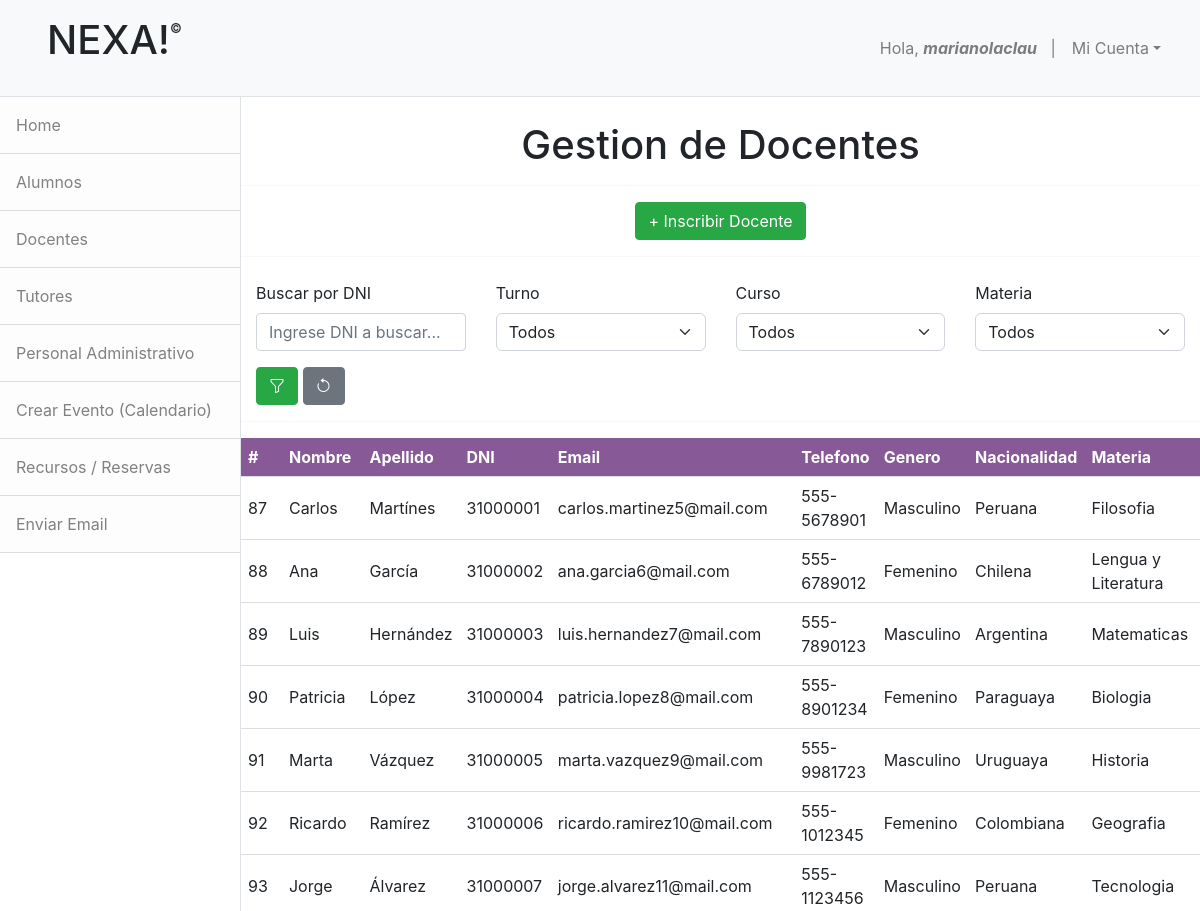
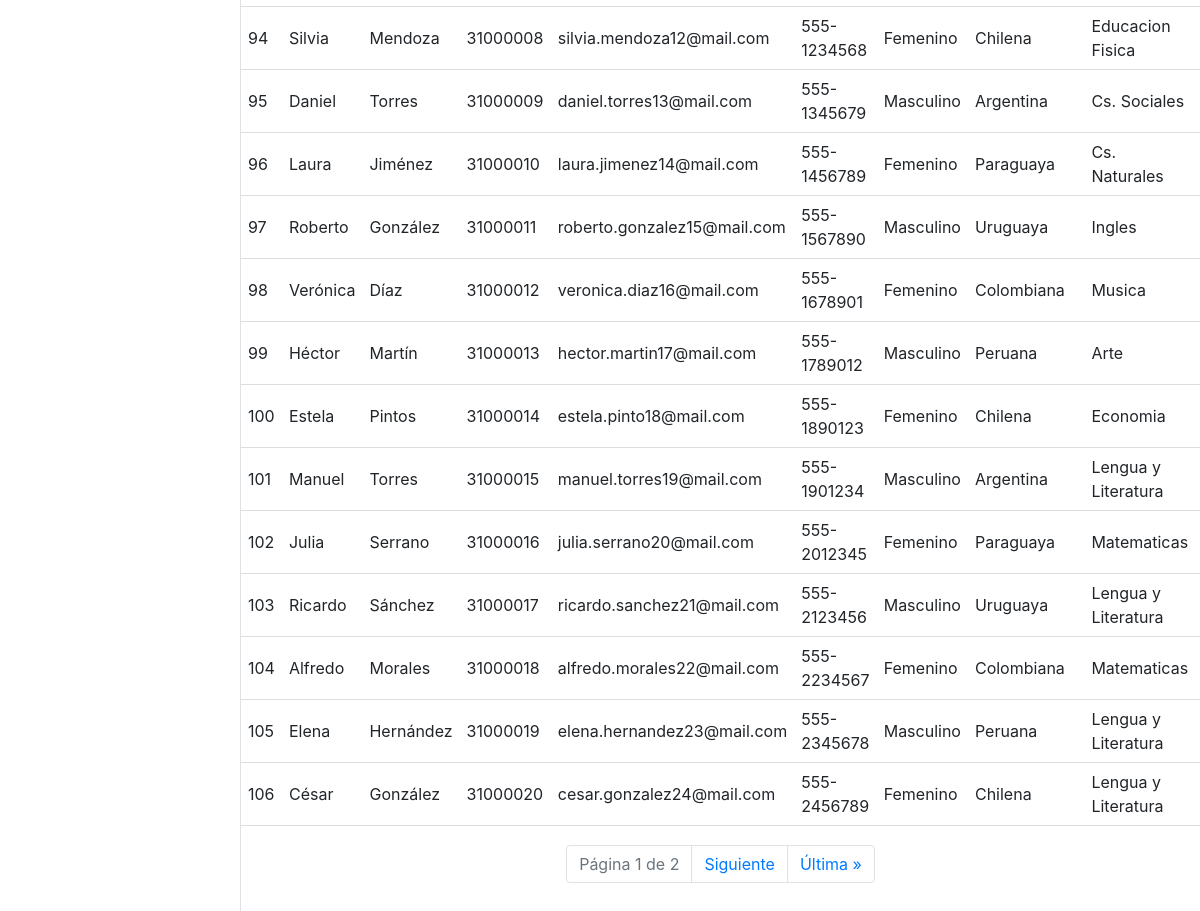
/lista_docente/ (signed in), run on the app's committed database (2 pictures, top to bottom).
### apps/administracion/models.py (models this page shows, shortened)
class Docente(models.Model):
    materia = models.ForeignKey('inscripciones.Materia',on_delete=models.CASCADE)
    nombre = models.CharField(max_length=50,null=False,blank=False)
    apellido = models.CharField(max_length=50,null=False,blank=False)
    email = models.EmailField()
    direccion = models.CharField(max_length=50,null=False,blank=False)
    genero = models.ForeignKey(Genero,on_delete=models.CASCADE)
    dni = models.CharField(max_length=20, unique=True)
    nacionalidad = models.ForeignKey(Nacionalidad,on_delete=models.CASCADE)
    telefono = models.CharField(max_length=80)
    turno = models.ForeignKey(Turno,on_delete=models.CASCADE)
    curso = models.ForeignKey('inscripciones.Curso',on_delete=models.CASCADE)

class Genero(models.Model):
    tipo = models.CharField(max_length=50,null=False,blank=False)
    def __str__(self):
        return self.tipo

class Nacionalidad(models.Model):
    pais = models.CharField(max_length=50,null=False,blank=False)
    def __str__(self):
        return self.pais

### apps/inscripciones/models.py (models this page shows)
class Materia(models.Model):
    nombre = models.CharField(max_length=50,null=False,blank=False)
    curso = models.ForeignKey(Curso,on_delete=models.CASCADE)
    def __str__(self):
        return self.nombre

### apps/inscripciones/views.py (the view)
# urls.py: path('lista_docente/',ViewDocente.as_view(),name='lista_docente'),
class ViewDocente(LoginRequiredMixin,ListView):
    model = Docente
    template_name = 'inscripcion/lista_docentes.html'
    context_object_name = 'docentes'
    paginate_by = 20
    def get_queryset(self):
        queryset = super().get_queryset()
        query = self.request.GET.get('buscar', '')
        turno_id = self.request.GET.get('turno', '')
        curso_id = self.request.GET.get('curso', '')
        materia_id = self.request.GET.get('materia','')
        if query:
            queryset = queryset.filter(dni__icontains=query)
        if turno_id:
            queryset = queryset.filter(turno_id=turno_id)
        if curso_id:
            queryset = queryset.filter(curso_id=curso_id)
        if materia_id:
            queryset = queryset.filter(materia_id=materia_id)
        queryset = queryset.select_related('turno', 'curso', 'genero','materia') # Relacionamos los modelos para obtener filtros combinados
        return queryset
    def get_context_data(self, **kwargs):
        context = super().get_context_data(**kwargs)
        context['cursos'] = Curso.objects.all()
        context['turnos'] = Turno.objects.all()
        context['materias'] = Materia.objects.all()
        context['buscar'] = self.request.GET.get('buscar', '')
        context['curso_id'] = self.request.GET.get('curso', '')
        context['turno_id'] = self.request.GET.get('turno', '')
        context['materia_id'] = self.request.GET.get('materia','')
        return context

### apps/administracion/models.py (called while the page is built)
    def __str__(self):
        return self.turno

### apps/inscripciones/models.py (called while the page is built)
    def __str__(self):
        return f"{self.año},{self.division}"

### apps/inscripciones/templates/inscripcion/lista_docentes.html (shortened to what this page needs)
{% extends 'base.html' %}
{% block nav %}
    {% include 'administracion/base_admin.html' %}
{% endblock %}
{% block content %}
    <center><br><h1>Gestion de Docentes</h1></center>
    <hr>
    <center><a href="{% url 'agregar_docente' %}" class="btn btn-success">+ Inscribir Docente</a></center>
    <hr>
    <div class="container mt-4">
        <form method="get" class="row g-3">
            <div class="col-md-3">
                <label for="buscar" class="form-label">Buscar por DNI</label>
                <input type="text" id="buscar" name="buscar" value="{{ buscar }}" placeholder="Ingrese DNI a buscar..." class="form-control">
            </div>
            <div class="col-md-3">
                <label for="turno" class="form-label">Turno</label>
                <select id="turno" name="turno" class="form-select">
                    <option value="" {% if not turno_id %}selected{% endif %}>Todos</option>
                </select>
            </div>
            <div class="col-md-3">
                <label for="curso" class="form-label">Curso</label>
                <select id="curso" name="curso" class="form-select">
                    <option value="" {% if not curso_id %}selected{% endif %}>Todos</option>
                </select>
            </div>
            <div class="col-md-3">
                <label for="materia" class="form-label">Materia</label>
                <select id="materia" name="materia" class="form-select">
                    <option value="" {% if not materia_id %}selected{% endif %}>Todos</option>
                </select>
            </div>
            <div class="col-12">
                <button type="submit" class="btn btn-success"><i class="bi bi-funnel"></i></button>
                <a href="{% url 'lista_docente' %}" class="btn btn-secondary"><i class="bi bi-arrow-counterclockwise"></i></a>
            </div>
        </form>
    </div>
    <hr>
    <table>
        <thead>
            <tr>
                <th>#</th>
                <th>Nombre</th>
                <th>Apellido</th>
                <th>DNI</th>
                <th>Email</th>
                <th>Telefono</th>
                <th>Genero</th>
                <th>Nacionalidad</th>
                <th>Materia</th>
                <th>Curso</th>
            </tr>
        </thead>
        <tbody>
            {% for objeto in docentes %}
                <tr>
                    <td>{{ objeto.id }}</td>
                    <td>{{ objeto.nombre }}</td>
                    <td>{{ objeto.apellido }}</td>
                    <td>{{ objeto.dni }}</td>
                    <td>{{ objeto.email }}</td>
                    <td>{{ objeto.telefono }}</td>
                    <td>{{ objeto.genero }}</td>
                    <td>{{ objeto.nacionalidad }}</td>
                    <td>{{ objeto.materia }}</td>
                    <td>{{ objeto.curso }}</td>
                </tr>
            {% endfor %}
        </tbody>
    </table>
    <nav>
        <ul class="pagination justify-content-center">
            <li class="page-item disabled">
                <span class="page-link">Página {{ page_obj.number }} de {{ page_obj.paginator.num_pages }}</span>
            </li>
            {% if page_obj.has_next %}
                <li class="page-item">
                    <a class="page-link" href="?page={{ page_obj.next_page_number }}">Siguiente</a>
                </li>
                <li class="page-item">
                    <a class="page-link" href="?page={{ page_obj.paginator.num_pages }}">Última &raquo;</a>
                </li>
            {% endif %}
        </ul>
    </nav>
    <br><br>
{% endblock %}

### apps/home/templates/base.html (shortened to what this page needs)
<!DOCTYPE html>
<html lang="en">
    <head>
        {% load static %}
        <link href="{% static 'home/css/bootstrap.css' %}" rel="stylesheet" />
        <link rel="stylesheet" href="https://cdn.jsdelivr.net/npm/bootstrap@5.2.3/dist/css/bootstrap.min.css">
        <link href="https://stackpath.bootstrapcdn.com/bootstrap/4.5.2/css/bootstrap.min.css" rel="stylesheet">
        <link href="{% static 'home/css/estilos.css' %}" rel="stylesheet" />
        <link href="{% static 'calendario/css/estilos.css' %}" rel="stylesheet" />
        <link href="{% static 'inscripciones/css/estilos.css' %}" rel="stylesheet" />
        <link href="https://cdn.jsdelivr.net/npm/bootstrap-icons/font/bootstrap-icons.css" rel="stylesheet">
    </head>
    <body>
        <nav class="navbar navbar-expand-lg navbar-light bg-light border-bottom">
            <div class="container-fluid">
                <h2><a href="#" class="nav-link"><h1>NEXA!<sup style="font-size:small;vertical-align: super;">&copy;</sup></h1>
                </a></h2>
               <div class="collapse navbar-collapse" id="navbarSupportedContent">
                    <ul class="navbar-nav ms-auto mt-2 mt-lg-0">
                        <li class="nav-item"><a class="nav-link" href="#!">Hola, <strong><em>{{user.username}}</em></strong>&nbsp;&nbsp;&nbsp;|</a></li>
                        <li class="nav-item dropdown">
                            <a class="nav-link dropdown-toggle" id="navbarDropdown" href="#" role="button" data-bs-toggle="dropdown" aria-haspopup="true" aria-expanded="false">Mi Cuenta</a>
                        </li>
                    </ul>
                </div>
            </div>
        </nav>
        <div class="d-flex" id="wrapper">
            {% block nav %}{% endblock %}
            <div id="page-content-wrapper">
                {% block content %}
                {% endblock %}
            </div>
        </div>
    </body>
</html>

### apps/inscripciones/static/inscripciones/css/estilos.css (style rules this page uses)
table { width: 90%; border-collapse: separate; border-spacing: 0; margin: auto; overflow: hidden; margin-bottom: 2%; }
th, td { text-align: left; border-bottom: 1px solid #ddd; padding: 7px; }
th { background-color: #480361a7; color: white; }

### data on the page
Docente: id "87", nombre "Carlos", apellido "Martínes", dni "31000001", email "carlos.martinez5@mail.com", telefono "555-5678901", genero "Masculino", nacionalidad "Peruana", materia "Filosofia"
Docente: id "88", nombre "Ana", apellido "García", dni "31000002", email "ana.garcia6@mail.com", telefono "555-6789012", genero "Femenino", nacionalidad "Chilena", materia "Lengua y Literatura"
Docente: id "89", nombre "Luis", apellido "Hernández", dni "31000003", email "luis.hernandez7@mail.com", telefono "555-7890123", genero "Masculino", nacionalidad "Argentina", materia "Matematicas"
Docente: id "90", nombre "Patricia", apellido "López", dni "31000004", email "patricia.lopez8@mail.com", telefono "555-8901234", genero "Femenino", nacionalidad "Paraguaya", materia "Biologia"
Docente: id "91", nombre "Marta", apellido "Vázquez", dni "31000005", email "marta.vazquez9@mail.com", telefono "555-9981723", genero "Masculino", nacionalidad "Uruguaya", materia "Historia"
Docente: id "92", nombre "Ricardo", apellido "Ramírez", dni "31000006", email "ricardo.ramirez10@mail.com", telefono "555-1012345", genero "Femenino", nacionalidad "Colombiana", materia "Geografia"
Docente: id "93", nombre "Jorge", apellido "Álvarez", dni "31000007", email "jorge.alvarez11@mail.com", telefono "555-1123456", genero "Masculino", nacionalidad "Peruana", materia "Tecnologia"
Docente: id "94", nombre "Silvia", apellido "Mendoza", dni "31000008", email "silvia.mendoza12@mail.com", telefono "555-1234568", genero "Femenino", nacionalidad "Chilena", materia "Educacion Fisica"
Docente: id "95", nombre "Daniel", apellido "Torres", dni "31000009", email "daniel.torres13@mail.com", telefono "555-1345679", genero "Masculino", nacionalidad "Argentina", materia "Cs. Sociales"
Docente: id "96", nombre "Laura", apellido "Jiménez", dni "31000010", email "laura.jimenez14@mail.com", telefono "555-1456789", genero "Femenino", nacionalidad "Paraguaya", materia "Cs. Naturales"
Docente: id "97", nombre "Roberto", apellido "González", dni "31000011", email "roberto.gonzalez15@mail.com", telefono "555-1567890", genero "Masculino", nacionalidad "Uruguaya", materia "Ingles"
Docente: id "98", nombre "Verónica", apellido "Díaz", dni "31000012", email "veronica.diaz16@mail.com", telefono "555-1678901", genero "Femenino", nacionalidad "Colombiana", materia "Musica"
Docente: id "99", nombre "Héctor", apellido "Martín", dni "31000013", email "hector.martin17@mail.com", telefono "555-1789012", genero "Masculino", nacionalidad "Peruana", materia "Arte"
Docente: id "100", nombre "Estela", apellido "Pintos", dni "31000014", email "estela.pinto18@mail.com", telefono "555-1890123", genero "Femenino", nacionalidad "Chilena", materia "Economia"
Docente: id "101", nombre "Manuel", apellido "Torres", dni "31000015", email "manuel.torres19@mail.com", telefono "555-1901234", genero "Masculino", nacionalidad "Argentina", materia "Lengua y Literatura"
Docente: id "102", nombre "Julia", apellido "Serrano", dni "31000016", email "julia.serrano20@mail.com", telefono "555-2012345", genero "Femenino", nacionalidad "Paraguaya", materia "Matematicas"
Docente: id "103", nombre "Ricardo", apellido "Sánchez", dni "31000017", email "ricardo.sanchez21@mail.com", telefono "555-2123456", genero "Masculino", nacionalidad "Uruguaya", materia "Lengua y Literatura"
Docente: id "104", nombre "Alfredo", apellido "Morales", dni "31000018", email "alfredo.morales22@mail.com", telefono "555-2234567", genero "Femenino", nacionalidad "Colombiana", materia "Matematicas"
Docente: id "105", nombre "Elena", apellido "Hernández", dni "31000019", email "elena.hernandez23@mail.com", telefono "555-2345678", genero "Masculino", nacionalidad "Peruana", materia "Lengua y Literatura"
Docente: id "106", nombre "César", apellido "González", dni "31000020", email "cesar.gonzalez24@mail.com", telefono "555-2456789", genero "Femenino", nacionalidad "Chilena", materia "Lengua y Literatura"

### other printed values
{{ user.username }} "marianolaclau"
{{ page_obj.number }} "1"
{{ page_obj.paginator.num_pages }} "2"
